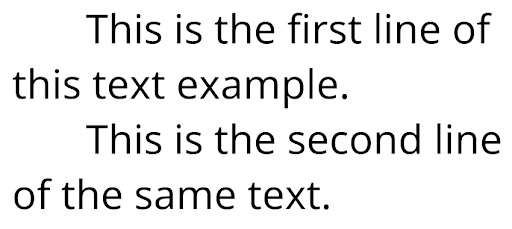
//> input picture test.png, 512 x 229 px
$ ./findedge test.png   (built with g++ and OpenCV 4)
//> lines starting //> are read from the running program, lines starting //| are printed output that depends on the picture; after the words box and inside, x2 and y2 are one past the last pixel; in counts of white or black regions, pixels touching at a corner belong together
//> further down, src is the input picture: 229 rows x 512 cols, CV_8UC3; min 0, max 255, mean 234
#include <iostream>
#include <string>
#include "opencv2/imgproc.hpp"
#include "opencv2/imgcodecs.hpp"
#include "opencv2/highgui.hpp"
#include "opencv2/photo.hpp"

using namespace std;
using namespace cv;

int lowThreshold = 0;
const int max_lowThreshold = 100;
const int rat = 3;
const int kernel_size = 3;

Mat src;
Mat dst;
Mat src_bw;
Mat dst_canny;
Mat dst_f;

const char *window_name = "Magic Filter Demo";
const char *trackbar_value = "Blur";
const char *trackbar2_value = "Threshold";
const char *trackbar3_value = "Denoising";

RNG rng(12345);

//int display_dst(const char *caption);

static void Magic_Filter(int, void *)
{
    //blur(src_bw, dst_canny, Size(3, 3));

    Canny(src_bw, dst_canny, lowThreshold, lowThreshold * rat, kernel_size);
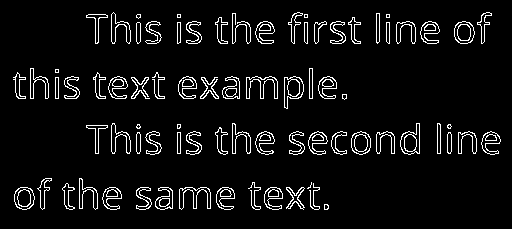
//> dst_canny: 229 rows x 512 cols, CV_8UC1; 6.1% white in thin lines or dots, all inside (x1, y1, x2, y2) = (13, 12, 501, 210)

    //dst = Scalar::all(0);
    //src.copyTo(dst, dst_canny);

    vector<vector<Point>> contours;
    vector<Vec4i> hierarchy;
    findContours(dst_canny, contours, hierarchy, RETR_TREE, CHAIN_APPROX_SIMPLE);
//> contours = 185 contours, 26 with area under 20; largest, box (x1, y1, x2, y2) and area: (284, 76, 304, 109) 398, (400, 123, 420, 155) 398, (454, 21, 475, 44) 360, (14, 187, 35, 210) 360, (351, 131, 371, 155) 358

    Mat drawing = Mat::zeros(dst_canny.size(), CV_8UC3);
    for (size_t i = 0; i < contours.size(); i++)
    {
        Scalar color = Scalar(rng.uniform(0, 256), rng.uniform(0, 256), rng.uniform(0, 256));
        drawContours(drawing, contours, (int)i, color, 2, LINE_8, hierarchy, 0);
    }
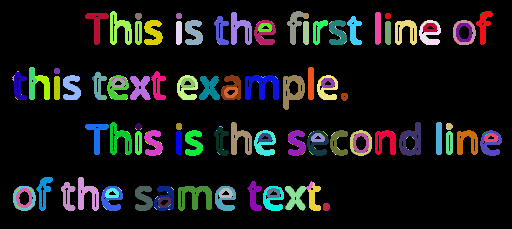
//> drawing: 229 rows x 512 cols, CV_8UC3; mean B, G, R 23.8, 23.6, 22.6
    imshow(window_name, drawing);
    //vector<Point> approx;

    // imshow(window_name, dst);
}

int main(int argc, char **argv)
{

    namedWindow(window_name, WINDOW_AUTOSIZE);

    const char *filename = argc >= 2 ? argv[1] : "examplepic/test4.jpg";

    src = imread(samples::findFile(filename), IMREAD_COLOR); //Load Image
    if (src.empty())
    {
        printf(" Error opening image\n");
        printf(" Usage:\n %s [image_name-- default lena.jpg] \n", argv[0]);
        return EXIT_FAILURE;
    }
    dst = src.clone();

    dst.create(src.size(), src.type());
    cvtColor(src, src_bw, COLOR_BGR2GRAY); //Convert image to gray

    createTrackbar("Min Threshold:", window_name, &lowThreshold, max_lowThreshold, Magic_Filter);

    Magic_Filter(0, 0);
    waitKey();

    return 0;
}
